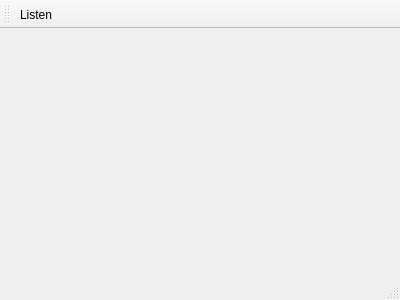
<?xml version="1.0" encoding="UTF-8"?>
<ui version="4.0">
 <class>MainWindow</class>
 <widget class="QMainWindow" name="MainWindow">
  <property name="geometry">
   <rect>
    <x>0</x>
    <y>0</y>
    <width>400</width>
    <height>300</height>
   </rect>
  </property>
  <property name="windowTitle">
   <string>MainWindow</string>
  </property>
  <widget class="QWidget" name="centralWidget"/>
  <widget class="QMenuBar" name="menuBar">
   <property name="geometry">
    <rect>
     <x>0</x>
     <y>0</y>
     <width>400</width>
     <height>29</height>
    </rect>
   </property>
  </widget>
  <widget class="QToolBar" name="mainToolBar">
   <attribute name="toolBarArea">
    <enum>TopToolBarArea</enum>
   </attribute>
   <attribute name="toolBarBreak">
    <bool>false</bool>
   </attribute>
   <addaction name="actionListen"/>
  </widget>
  <widget class="QStatusBar" name="statusBar"/>
  <action name="actionListen">
   <property name="checkable">
    <bool>true</bool>
   </property>
   <property name="icon">
    <iconset resource="resources.qrc">
     <normaloff>:/icons/res/listen_off.png</normaloff>
     <normalon>:/icons/res/listen_on.png</normalon>:/icons/res/listen_off.png</iconset>
   </property>
   <property name="text">
    <string>Listen</string>
   </property>
   <property name="toolTip">
    <string>Start listening for Clints</string>
   </property>
   <property name="shortcut">
    <string>Alt+C</string>
   </property>
  </action>
 </widget>
 <layoutdefault spacing="6" margin="11"/>
 <resources>
  <include location="resources.qrc"/>
 </resources>
 <connections>
  <connection>
   <sender>actionListen</sender>
   <signal>triggered(bool)</signal>
   <receiver>MainWindow</receiver>
   <slot>listen(bool)</slot>
   <hints>
    <hint type="sourcelabel">
     <x>-1</x>
     <y>-1</y>
    </hint>
    <hint type="destinationlabel">
     <x>199</x>
     <y>149</y>
    </hint>
   </hints>
  </connection>
 </connections>
 <slots>
  <slot>listen(bool)</slot>
 </slots>
</ui>
